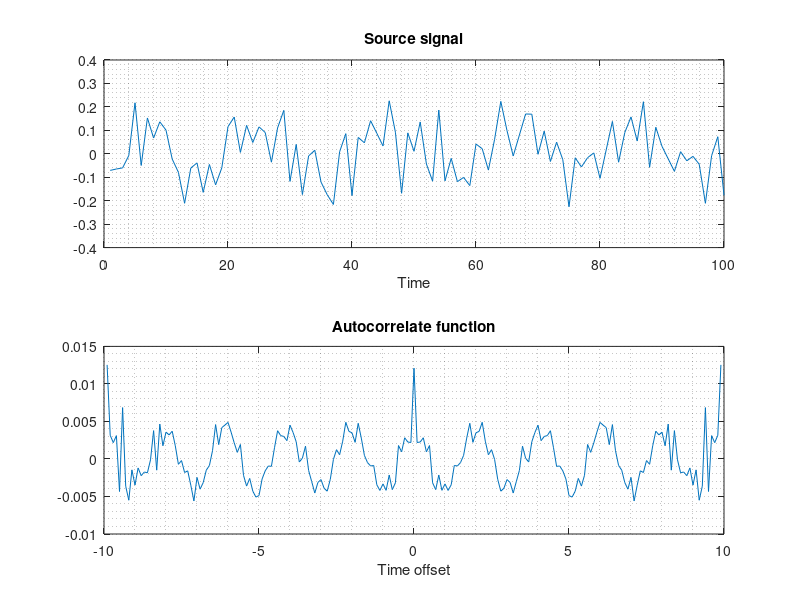

The MATLAB script that drew this image:
clear;

Fs = 10;
ts = 0: 1/Fs : 10-1/Fs;
N = length(ts);

x = 0.1*sin(2*pi*0.5*ts);
x = awgn(x,20);

subplot(2,1,1);
plot(x), grid minor, title('Source signal');
xlabel('Time');

[xc, lags] = xcorr(x,'unbiased');
subplot(2,1,2);
plot(lags/Fs,xc), grid minor, title('Autocorrelate function');
xlabel('Time offset');